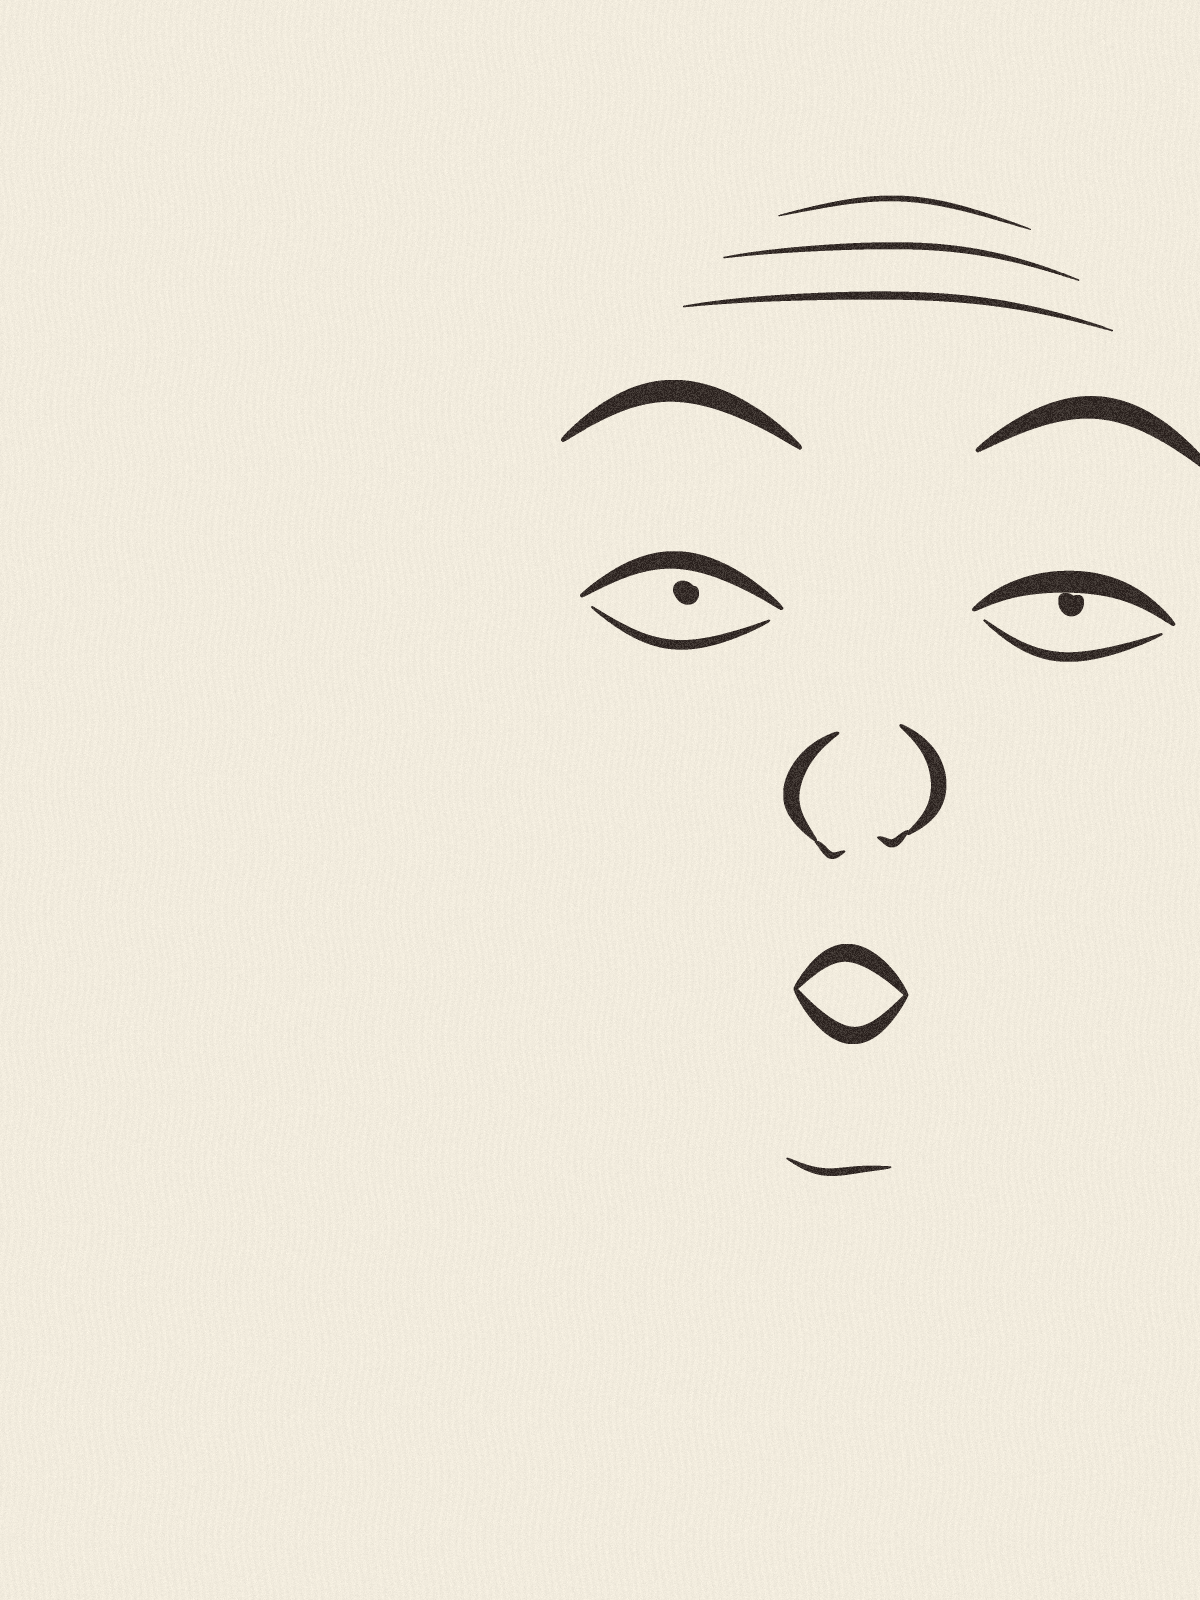

Generate this figure with Python:
"""Oh! (study): the Laugh Lines vocabulary made to say surprise instead. No outline, no hair, no shading.

Constraint from the subject: a laugh is a set of folds (crescent lids, crow's feet, lifted cheeks,
nasolabial brackets, an open mouth). If the lines are right, the face assembles itself.
Cropped off the right edge; the paper does the rest.
"""
import sys
import numpy as np
from PIL import Image, ImageDraw

W, H, SS = 1200, 1600, 3
if "--small" in sys.argv: SS = 2
OUT = sys.argv[1] if len(sys.argv) > 1 else "laugh-lines.png"
rng = np.random.default_rng(22)
u = 74.0 * SS
x0, y0 = 872.0 * SS, 690.0 * SS
tilt = np.radians(4)           # head back a little, the way a real laugh goes

def P(x, y, side=1):
    if side < 0:                # the viewer's right half sits a touch higher: laughs are lopsided
        y -= 0.18
    c, s = np.cos(tilt), np.sin(tilt)
    return x0 + u * (x * c - y * s), y0 + u * (x * s + y * c)

K = float(next((a[4:] for a in sys.argv if a.startswith("--k=")), "1"))   # how hard the laugh is, 0..1
HA = float(next((a[5:] for a in sys.argv if a.startswith("--ha=")), "0"))  # a "ha" pulse, 0..1 (film only)
y0 -= HA * 5 * SS                                                          # the head bobs on each ha

def g(k, th):                   # lines fade in by weight, never pop (keeps every frame's hand the same)
    return float(np.clip((k - th) / 0.15, 0, 1))

def half(k):
    return [
        ((-4.0, -1.0), (-2.6, -2.05), (-1.3, -1.0), 0.26),      # upper lid, wide open
        ((-3.85, -0.85), (-2.6, -0.1), (-1.45, -0.85), 0.14),   # lower lid, relaxed
        ((-2.72, -1.2), (-2.6, -1.1), (-2.48, -1.2), 0.30),     # iris, a dot looking up
        ((-4.4, -3.1), (-2.85, -4.5), (-1.2, -3.2), 0.30),      # brow, flung up
        ((-0.42, 0.65), (-1.45, 1.35), (-0.62, 2.12), 0.20),    # nose wing
        ((-0.62, 2.12), (-0.45, 2.3), (-0.22, 2.24), 0.10),     # nostril
    ]

def centre(k):
    return [((-0.75, 4.1), (0.0, 3.1), (0.75, 4.1), 0.26),        # the O
            ((-0.75, 4.1), (0.0, 5.2), (0.75, 4.1), 0.26),
            ((-2.9, -5.0), (0.0, -5.7), (2.9, -5.1), 0.10),       # forehead, all of it
            ((-2.4, -5.7), (0.0, -6.35), (2.4, -5.75), 0.09),
            ((-1.7, -6.35), (0.0, -6.9), (1.7, -6.4), 0.07),
            ((-0.7, 6.4), (0.0, 6.62), (0.7, 6.4), 0.10)]         # chin, dropped

HALF, CENTRE = half(K), centre(K)

ink = Image.new("L", (W * SS, H * SS), 0)
d = ImageDraw.Draw(ink)

def stroke(a, c, b, wgt, side=1):
    t = np.linspace(0, 1, 420)
    pts = [(1 - t) ** 2 * a[i] + 2 * (1 - t) * t * c[i] + t ** 2 * b[i] for i in (0, 1)]
    wob = 0.03 * np.sin(t * 7 + rng.uniform(0, 6)) + 0.02 * rng.standard_normal() # a hand, not a plotter
    press = np.sin(np.pi * t) ** 0.75 * (0.85 + 0.3 * rng.random())
    for x, y, p, wo in zip(pts[0], pts[1], press, wob + 0 * t):
        X, Y = P(x * side, y + wo, side)
        r = u * wgt * 0.5 * (0.18 + 0.82 * p)
        if r < 0.3: continue
        d.ellipse((X - r, Y - r, X + r, Y + r), fill=255)

for s_ in HALF:
    stroke(*s_, side=1)
    stroke(*s_, side=-1)
for s_ in CENTRE:
    stroke(*s_)

m = np.asarray(ink, dtype=np.float32) / 255
m = m.reshape(H, SS, W, SS).mean((1, 3))

# paper: warm, with fibre; ink: sepia-black that runs a little dry
yy, xx = np.mgrid[0:H, 0:W]
fibre = 0.012 * rng.standard_normal((H, W)) + 0.008 * np.sin(xx * 0.9 + np.sin(yy * 0.05) * 3)
paper = np.array([242, 236, 222]) / 255 * (1 + fibre)[..., None]
dry = np.clip(0.82 + 0.22 * rng.random((H, W)), 0, 1)
inkc = np.array([40, 31, 28]) / 255
a = (m * dry)[..., None]
img = paper * (1 - a) + inkc * a
Image.fromarray((np.clip(img, 0, 1) * 255).astype(np.uint8)).save(OUT)
print(OUT)
